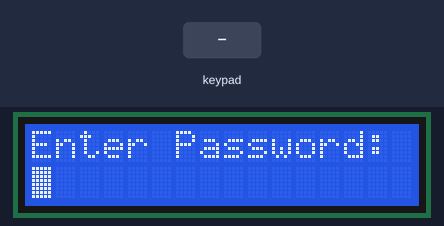
Bench run of a program on a simulated ATmega32, built with avr-gcc and emulated at 8 MHz. Shown: 16×2 character LCD. Wiring (inferred from the names in the program): 4×4 keypad with keys 7 8 9 / 4 5 6 * 1 2 3 - C 0 = +: rows PC0, PC1, PC2, PC3; columns PC4, PC5, PC6, PC7; character LCD (HD44780): RS PA0; R/W PA1; E PA2; data PD0, PD1, PD2, PD3, PD4, PD5, PD6, PD7. The test bench sets the inputs (shaded band). At 11.7 s the program stops and its outputs stay as they are.

Above: at 1.2 s.
1.3 s: keypad keys 1 3 9 7 = pressed 0.4 s apart
At 3.9 s:
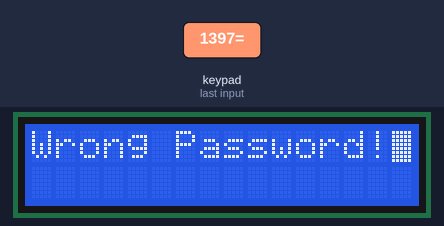
4.8 s: keypad keys 1 2 3 4 * pressed 0.4 s apart
At 6.9 s:
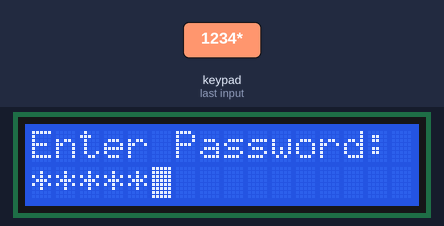
8.3 s: key '7' pressed
At 9.6 s:
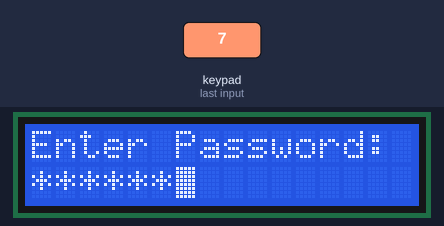
9.9 s: keypad keys 1 2 3 4 = pressed 0.4 s apart
At 12.8 s:
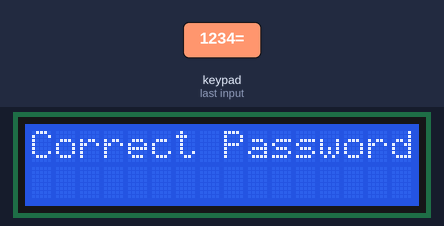
Timing chart, 0 to 13.2 s (numbered marks = the images above; inputs shaded):
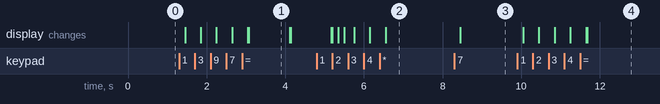

Measured:
- after the input at 1.3 s, the display: first changes after 0.15 s (image 1 shows a later state)
- after the input at 4.8 s, the display: first differs from a run without the input after 0.55 s (image 2 shows a later state)
- after the input at 8.3 s, the display: changes after 0.15 s (image 3)
- after the input at 9.9 s, the display: first changes after 0.15 s (image 4 shows a later state)
- what the display in image 1 shows lasts 1.0 s, from 3.1 s to 4.1 s

The program:

main.c
```c
/*
 * main.c
 *
 *  Created on: Mar 14, 2024
 *      Author: Hassan Bahnasy
 */


/* Lib Layer */

#include "STD_TYPES.h"
#include "BIT_MATH.h"
#include <util/delay.h>

/* MCAL Layer */
#include "DIO_interface.h"
/* HAL Layer */
#include "LCD_interface.h"
#include "KPD_interface.h"

u8 Local_u8Index = 0; // Index for buffer
u8 Local_Au8InputBuffer[5] = {0}; // Buffer to store input
u8 trials = 0;
/* Function prototypes */
void appenedToBuffer(u8 *buffer,u8 key);
void ClearBuffer(u8 *buffer,u8 size);
void CheckPassword(u8* buffer,u8* password,u8* Result);

int main(void)
{
	u8 Local_u8Key;
	u8 Local_u8Result;
	u8 const password[] = "1234";
	DIO_voidInit();
	LCD_voidInit();
	LCD_voidWriteString((u8*)"Enter Password: ");
	LCD_u8GoToXY(LCD_u8_LINE2,0);
	while(1)
	{
		if(trials < 3)
		{
			KPD_u8GetKeyState(&Local_u8Key); // Get state of pressed key
			if(Local_u8Key != KPD_u8_KEY_NOT_PRESSED) // If a key is pressed
			{
				if(Local_u8Key == '=') // If pressed key is '='
				{
					CheckPassword(Local_Au8InputBuffer,password,&Local_u8Result);
					if(Local_u8Result)
					{
						LCD_voidClearScreen();
						_delay_ms(20);
						LCD_voidWriteString((u8*)"Correct Password!");
						break;
					}
					else
					{
						LCD_voidClearScreen();
						_delay_ms(20);
						LCD_voidWriteString((u8*)"Wrong Password!");
						_delay_ms(1000);
						if(trials < 2) // display try again for twice only
						{
							LCD_voidClearScreen();
							_delay_ms(20);
							LCD_voidWriteString((u8*)"Try Again!");
							_delay_ms(1000);
						}
						trials++;
						Local_u8Index = 0;
						ClearBuffer(Local_Au8InputBuffer,5);
						if(trials <= 2) // For Last trial that will not display try again
						{
							LCD_voidClearScreen();
							_delay_ms(20);
							LCD_voidWriteString((u8*)"Enter Password: ");
							LCD_u8GoToXY(LCD_u8_LINE2,0);
						}
					}
				}
				else  // If pressed key is a number or operator
				{
					appenedToBuffer(Local_Au8InputBuffer,Local_u8Key); // Append pressed key to buffer
					LCD_voidSendChar('*'); // Display pressed key on LCD
				}
			}
		}
		else if ( trials == 3) // to make sure this won't execute the else before trails run out
		{
			LCD_voidClearScreen();
			_delay_ms(20);
			LCD_voidWriteString((u8*)"Failed Login ");
			break;
		}
	}
	return 0;
}
/* Function to append a key to buffer */
void appenedToBuffer(u8 *buffer,u8 key)
{
	if(Local_u8Index < 4) // Make sure buffer index is within range
	{
		*(buffer+Local_u8Index) = key; // Store the character in buffer
		Local_u8Index++; // Increment buffer index
		*(buffer+Local_u8Index) = '\0';// Null-terminate buffer
	}
}
/* Function to clear buffer */
void ClearBuffer(u8 *buffer,u8 size)
{
	u8 i;
	for (i = 0; i < size; i++)// Loop through buffer
	{
		buffer[i] = '\0';// Set each element to null character
	}
}
void CheckPassword(u8* buffer,u8* password,u8* Result)
{
	u8 i = 0; // Loop counter
	u8 Password_Flag = 0; // 0 mean incorrect
	while((*(buffer+i) != '\0') && (*(password+i)!= '\0'))
	{
		if(buffer[i] == password[i])
		{
			Password_Flag = 1;
		}
		else
		{
			Password_Flag = 0;
			break;
		}
		i++;
	}
	*Result = Password_Flag;
}
```

KPD_interface.h
```c
/****************************************************************************/
/************************* Name: Hassan Bahnasy     *************************/
/*************************    Date: 7/3/2024        *************************/
/*************************      SWC: KPD            *************************/
/*************************    Version: 1.0          *************************/
/****************************************************************************/
#ifndef KPD_INTERFACE_H
#define KPD_INTERFACE_H

#define KPD_u8_KEY_NOT_PRESSED      0xFF

u8 KPD_u8GetKeyState(u8 * Copy_pu8ReturnedKey);

#endif
```

KPD_program.c
```c
/****************************************************************************/
/************************* Name: Hassan Bahnasy     *************************/
/*************************    Date: 7/3/2024        *************************/
/*************************      SWC: KPD            *************************/
/*************************    Version: 1.0          *************************/
/****************************************************************************/
/* LIB*/
#include "STD_TYPES.h"
#include "BIT_MATH.h"
#define F_CPU  8000000UL
#include <util/delay.h>
/* MCAL */
#include "DIO_interface.h"
/* HAL */
#include "KPD_interface.h"
#include "KPD_config.h"
#include "KPD_private.h"

const u8 KPD_Au8Keys[4][4] = KPD_KEYS;

const u8 KPD_Au8RowsPins[4]={KPD_u8_R1_PIN,KPD_u8_R2_PIN,KPD_u8_R3_PIN,KPD_u8_R4_PIN};
const u8 KPD_Au8ColsPins[4]={KPD_u8_C1_PIN,KPD_u8_C2_PIN,KPD_u8_C3_PIN,KPD_u8_C4_PIN};


u8 KPD_u8GetKeyState(u8 * Copy_pu8ReturnedKey)
{
	u8 Local_u8ErrorState = STD_TYPES_OK;
	u8 Local_u8RowsCounter,Local_u8ColsCounter,Local_u8PinValue,Local_u8Flag = 0;
	if(Copy_pu8ReturnedKey != NULL)
	{
		*Copy_pu8ReturnedKey = KPD_u8_KEY_NOT_PRESSED;
		/* Activate Each Row => For loop on the pins of the rows */
		for (Local_u8RowsCounter= 0; Local_u8RowsCounter <= 3; ++Local_u8RowsCounter)
		{
			DIO_u8SetPinValue(KPD_u8_PORT,KPD_Au8RowsPins[Local_u8RowsCounter],DIO_u8_LOW);
			/* Check Which Input Pin Has Zero */
			for (Local_u8ColsCounter = 0; Local_u8ColsCounter <= 3; ++Local_u8ColsCounter)
			{
				DIO_u8GetPinValue(KPD_u8_PORT,KPD_Au8ColsPins[Local_u8ColsCounter],&Local_u8PinValue);
				if(Local_u8PinValue == DIO_u8_LOW)
				{
					/* Debouncing */
					_delay_ms(20);
					DIO_u8GetPinValue(KPD_u8_PORT,KPD_Au8ColsPins[Local_u8ColsCounter],&Local_u8PinValue);
					/* Check if the Pin is still equal LOW */
					while(Local_u8PinValue == DIO_u8_LOW)
					{
						DIO_u8GetPinValue(KPD_u8_PORT,KPD_Au8ColsPins[Local_u8ColsCounter],&Local_u8PinValue);
					}
					*Copy_pu8ReturnedKey = KPD_Au8Keys[Local_u8RowsCounter][Local_u8ColsCounter];
					Local_u8Flag = 1;
					break;
				}
			}
			/* Deactivate Row*/
			DIO_u8SetPinValue(KPD_u8_PORT,KPD_Au8RowsPins[Local_u8RowsCounter],DIO_u8_HIGH);
			if(Local_u8Flag == 1)
			{
				break;
			}
		}


	}
	else
	{
		u8 Local_u8ErrorState = STD_TYPES_NOK;
	}
	return Local_u8ErrorState;
}
```

KPD_config.h
```c
/****************************************************************************/
/************************* Name: Hassan Bahnasy     *************************/
/*************************    Date: 7/3/2024        *************************/
/*************************      SWC: KPD            *************************/
/*************************    Version: 1.0          *************************/
/****************************************************************************/

#ifndef KPD_CONFIG_H
#define KPD_CONFIG_H


#define KPD_u8_PORT             DIO_u8_PORTC

#define KPD_u8_R1_PIN           DIO_u8_PIN0
#define KPD_u8_R2_PIN           DIO_u8_PIN1
#define KPD_u8_R3_PIN           DIO_u8_PIN2
#define KPD_u8_R4_PIN           DIO_u8_PIN3

#define KPD_u8_C1_PIN           DIO_u8_PIN4
#define KPD_u8_C2_PIN           DIO_u8_PIN5
#define KPD_u8_C3_PIN           DIO_u8_PIN6
#define KPD_u8_C4_PIN           DIO_u8_PIN7

#define KPD_KEYS               {{'7','8','9','/'},  \
								{'4','5','6','*'},  \
								{'1','2','3','-'},  \
								{'C','0','=','+'}}


#endif
```

LCD_config.h
```c
/****************************************************************************/
/************************* Name: Hassan Bahnasy     *************************/
/*************************    Date: 29/2/2024       *************************/
/*************************      SWC: LCD            *************************/
/*************************    Version: 1.0          *************************/
/****************************************************************************/

#ifndef LCD_CONFIG_H
#define LCD_CONFIG_H

/******************** Macros for LCD ********************/
/*Options: 1- DIO_u8_PORTA
		   2- DIO_u8_PORTB
		   3- DIO_u8_PORTC
           4- DIO_u8_PORTD */

#define LCD_u8_CTRL_PORT  DIO_u8_PORTA
#define LCD_u8_DATA_PORT  DIO_u8_PORTD

/*Options: 1- DIO_u8_PIN0
		   2- DIO_u8_PIN1
		   3- DIO_u8_PIN2
           4- DIO_u8_PIN3
           5- DIO_u8_PIN4
           6- DIO_u8_PIN5
           7- DIO_u8_PIN6
           8- DIO_u8_PIN7 */

#define LCD_u8_RS_PIN     DIO_u8_PIN0
#define LCD_u8_RW_PIN     DIO_u8_PIN1
#define LCD_u8_E_PIN      DIO_u8_PIN2

/********************************************************/
/*Options:1- LCD_u8_MODE_8_BIT
		  2- LCD_u8_MODE_4_BIT*/

#define LCD_u8_MODE       LCD_u8_MODE_8_BIT
/*********** Macros for LCD Commands ********************/
/*Options:  1- 0x38 --> 8bit-mode , 2 Lines , 5*7 dots
			2- 0x28 --> 4bit-mode , 2 Lines , 5*7 dots*/
#define LCD_u8_FUNCTION_SET_CMND  0x38
/********************************************************/
/*Options:  1- 0x0F --> Display on , Cursor Display on , Blinking on
			2-*/
#define LCD_u8_DISPLAY_CONTROL_CMND  0x0F
/********************************************************/
#define LCD_u8_DISPLAY_CLEAR_CMND   0x01
/********************************************************/
/*Options:  1- 0x06 --> Increase , no shift
			2-*/
#define LCD_u8_ENTRY_MODE_SET_CMND   0x06
/********************************************************/


#endif
```

LCD_interface.h
```c
/****************************************************************************/
/************************* Name: Hassan Bahnasy     *************************/
/*************************    Date: 29/2/2024       *************************/
/*************************      SWC: LCD            *************************/
/*************************    Version: 1.0          *************************/
/****************************************************************************/

#ifndef LCD_INTERFACE_H
#define LCD_INTERFACE_H

#define LCD_u8_LINE1    1
#define LCD_u8_LINE2    2

#define LCD_u8_CHAR0        0
#define LCD_u8_CHAR1        1
#define LCD_u8_CHAR2        2
#define LCD_u8_CHAR3        3
#define LCD_u8_CHAR4        4
#define LCD_u8_CHAR5        5
#define LCD_u8_CHAR6        6
#define LCD_u8_CHAR7        7

#define LCD_u8_FIRSTLINE_ADDRESS      0x80
#define LCD_u8_SECONDLINE_ADDRESS     0xC0

// Define macros for accessing custom characters in CGRAM
#define LCD_u8_CUSTOM_CHAR_0_ADDRESS  0x00 // Address of custom character 0 in CGRAM
#define LCD_u8_CUSTOM_CHAR_1_ADDRESS  0x08 // Address of custom character 1 in CGRAM
#define LCD_u8_CUSTOM_CHAR_2_ADDRESS  0x10 // Address of custom character 2 in CGRAM
#define LCD_u8_CUSTOM_CHAR_3_ADDRESS  0x18 // Address of custom character 3 in CGRAM
#define LCD_u8_CUSTOM_CHAR_4_ADDRESS  0x20 // Address of custom character 4 in CGRAM
#define LCD_u8_CUSTOM_CHAR_5_ADDRESS  0x28 // Address of custom character 5 in CGRAM
#define LCD_u8_CUSTOM_CHAR_6_ADDRESS  0x30 // Address of custom character 6 in CGRAM
#define LCD_u8_CUSTOM_CHAR_7_ADDRESS  0x38 // Address of custom character 7 in CGRAM
// Define macros for commands to access custom characters in CGRAM
#define LCD_SET_CGRAM_ADDRESS_COMMAND(address) ((address & 0b00111111) | 0b01000000)
#define LCD_u8_CUSTOM_CHAR_0_COMMAND LCD_SET_CGRAM_ADDRESS_COMMAND(LCD_u8_CUSTOM_CHAR_0_ADDRESS)
#define LCD_u8_CUSTOM_CHAR_1_COMMAND LCD_SET_CGRAM_ADDRESS_COMMAND(LCD_u8_CUSTOM_CHAR_1_ADDRESS)
#define LCD_u8_CUSTOM_CHAR_2_COMMAND LCD_SET_CGRAM_ADDRESS_COMMAND(LCD_u8_CUSTOM_CHAR_2_ADDRESS)
#define LCD_u8_CUSTOM_CHAR_3_COMMAND LCD_SET_CGRAM_ADDRESS_COMMAND(LCD_u8_CUSTOM_CHAR_3_ADDRESS)
#define LCD_u8_CUSTOM_CHAR_4_COMMAND LCD_SET_CGRAM_ADDRESS_COMMAND(LCD_u8_CUSTOM_CHAR_4_ADDRESS)
#define LCD_u8_CUSTOM_CHAR_5_COMMAND LCD_SET_CGRAM_ADDRESS_COMMAND(LCD_u8_CUSTOM_CHAR_5_ADDRESS)
#define LCD_u8_CUSTOM_CHAR_6_COMMAND LCD_SET_CGRAM_ADDRESS_COMMAND(LCD_u8_CUSTOM_CHAR_6_ADDRESS)
#define LCD_u8_CUSTOM_CHAR_7_COMMAND LCD_SET_CGRAM_ADDRESS_COMMAND(LCD_u8_CUSTOM_CHAR_7_ADDRESS)

// Define macros for shift patterns
#define LCD_u8_SHIFT_CURSOR_LEFT_CMND       0x10 // Shift cursor left (Decrement cursor position)
#define LCD_u8_SHIFT_CURSOR_RIGHT_CMND      0x14 // Shift cursor right (Increment cursor position)
#define LCD_u8_SHIFT_DISPLAY_LEFT_CMND      0x18 // Shift display left (Scroll display to the left)
#define LCD_u8_SHIFT_DISPLAY_RIGHT_CMND     0x1C // Shift display right (Scroll display to the right)

void LCD_voidInit(void);

void LCD_voidSendCmnd(u8 Copy_u8Cmnd);

void LCD_voidSendChar(u8 Copy_u8Char);

void LCD_voidWriteString(u8* Copy_pu8String);

void LCD_voidWriteNumber(u32 Copy_u32Number);

u8 LCD_u8GoToXY(u8 Copy_u8LineNum, u8 Copy_u8Location);

void LCD_voidClearScreen(void);

u8 LCD_voidWriteSpecialChar(u8 Copy_u8CharNum, u8* Copy_pu8Char,u8 Copy_u8LineNum, u8 Copy_u8Location);

void LCD_voidSendHalfCmnd(u8 Copy_u8HalfCmnd);


#endif
```

BIT_MATH.h
```c
/****************************************************************************/
/************************* Name: Hassan Bahnasy     *************************/
/*************************    Date: 24/2/2024       *************************/
/*************************      SWC: BIT_MATH       *************************/
/*************************    Version: 1.0          *************************/
/****************************************************************************/
#ifndef BIT_MATH_H
#define BIT_MATH_H

#define SET_BIT(REG,PIN)    REG |=(1<<PIN)
#define CLR_BIT(REG,PIN)    REG &=~(1<<PIN)
#define GET_BIT(REG,PIN)    ((REG>>PIN)&1)
#define TOG_BIT(REG,PIN)    REG ^=(1<<PIN)

#endif
```

DIO_interface.h
```c
/****************************************************************************/
/************************* Name: Hassan Bahnasy     *************************/
/*************************    Date: 24/2/2024       *************************/
/*************************      SWC: DIO            *************************/
/*************************    Version: 1.0          *************************/
/****************************************************************************/
#ifndef DIO_INTERFACE_H
#define DIO_INTERFACE_H

/* Macros For PORTS */
#define DIO_u8_PORTA      0
#define DIO_u8_PORTB      1
#define DIO_u8_PORTC      2
#define DIO_u8_PORTD      3


/* Macros For PINS */
#define DIO_u8_PIN0       0
#define DIO_u8_PIN1       1
#define DIO_u8_PIN2       2
#define DIO_u8_PIN3       3
#define DIO_u8_PIN4       4
#define DIO_u8_PIN5       5
#define DIO_u8_PIN6       6
#define DIO_u8_PIN7       7


/* Macros For Pin Direction */
#define DIO_u8_INPUT      0
#define DIO_u8_OUTPUT     1

/* Macros For Pin Value */
#define DIO_u8_LOW       0
#define DIO_u8_HIGH      1

void DIO_voidInit(void);

u8 DIO_u8SetPinDirection(u8 Copy_u8PortId, u8 Copy_u8PinId, u8 Copy_u8PinDirection);

u8 DIO_u8SetPinValue(u8 Copy_u8PortId, u8 Copy_u8PinId, u8 Copy_u8PinValue);

u8 DIO_u8GetPinValue(u8 Copy_u8PortId, u8 Copy_u8PinId, u8 *Copy_pu8ReturnedPinValue);

u8 DIO_u8SetPortDirection(u8 Copy_u8PortId, u8 Copy_u8PortDirection);

u8 DIO_u8SetPortValue(u8 Copy_u8PortId, u8 Copy_u8PortValue);

u8 DIO_u8GetPortValue(u8 Copy_u8PortId, u8 *Copy_pu8ReturnedPortValue);

#endif
```

DIO_private.h
```c
/****************************************************************************/
/************************* Name: Hassan Bahnasy     *************************/
/*************************    Date: 24/2/2024       *************************/
/*************************      SWC: DIO            *************************/
/*************************    Version: 1.0          *************************/
/****************************************************************************/
#ifndef DIO_PRIVATE_H
#define DIO_PRIVATE_H


#define DIO_u8_PORTA_REG      *((volatile u8*)(0x3B))
#define DIO_u8_DDRA_REG       *((volatile u8*)(0x3A))
#define DIO_u8_PINA_REG       *((volatile u8*)(0x39))

#define DIO_u8_PORTB_REG      *((volatile u8*)(0x38))
#define DIO_u8_DDRB_REG       *((volatile u8*)(0x37))
#define DIO_u8_PINB_REG       *((volatile u8*)(0x36))

#define DIO_u8_PORTC_REG      *((volatile u8*)(0x35))
#define DIO_u8_DDRC_REG       *((volatile u8*)(0x34))
#define DIO_u8_PINC_REG       *((volatile u8*)(0x33))

#define DIO_u8_PORTD_REG      *((volatile u8*)(0x32))
#define DIO_u8_DDRD_REG       *((volatile u8*)(0x31))
#define DIO_u8_PIND_REG       *((volatile u8*)(0x30))


/* Macros For pins Direction*/
#define DIO_u8_INTIAL_INPUT         0
#define DIO_u8_INTIAL_OUTPUT        1

/* Macros For Pin Values*/
#define DIO_u8_OUTPUT_LOW           0
#define DIO_u8_OUTPUT_HIGH          1
#define DIO_u8_INPUT_FLOATING       0
#define DIO_u8_INPUT_PULLUP         1


#define Conc(b7,b6,b5,b4,b3,b2,b1,b0)          Conc_Help(b7,b6,b5,b4,b3,b2,b1,b0)
#define Conc_Help(b7,b6,b5,b4,b3,b2,b1,b0)     0b##b7##b6##b5##b4##b3##b2##b1##b0
#endif
```

KPD_private.h
```c
/****************************************************************************/
/************************* Name: Hassan Bahnasy     *************************/
/*************************    Date: 7/3/2024        *************************/
/*************************      SWC: KPD            *************************/
/*************************    Version: 1.0          *************************/
/****************************************************************************/

#ifndef KPD_PRIVATE_H
#define KPD_PRIVATE_H

#endif
```

LCD_private.h
```c
/****************************************************************************/
/************************* Name: Hassan Bahnasy     *************************/
/*************************    Date: 29/2/2024       *************************/
/*************************      SWC: LCD            *************************/
/*************************    Version: 1.0          *************************/
/****************************************************************************/

#ifndef LCD_PRIVATE_H
#define LCD_PRIVATE_H

#define LCD_u8_MODE_8_BIT   1
#define LCD_u8_MODE_4_BIT   2


#endif
```

Source omitted: LCD_program.c (9491 bytes), DIO_config.h (5568 bytes), DIO_program.c (8728 bytes), STD_TYPES.h (941 bytes)
